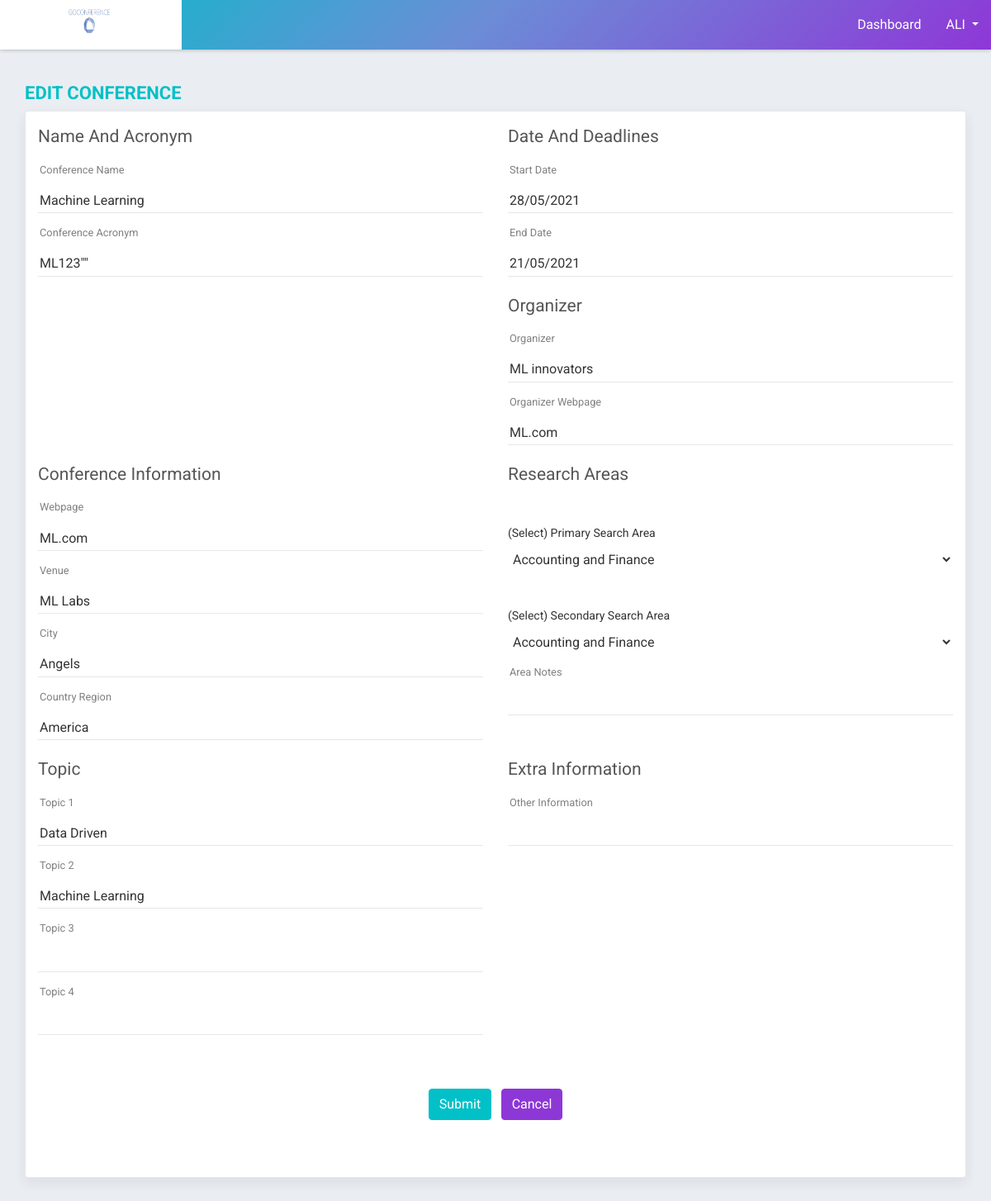
The page /edit-conference/2 (signed in) on the database its author committed.
### CMSBEFORE/models.py (models this page shows, shortened)
class User(AbstractBaseUser, PermissionsMixin):
    email = models.EmailField(_('email address'), unique=True)
    username = models.CharField(max_length=150, unique=True)
    first_name = models.CharField(max_length=150, blank=True)
    last_name = models.CharField(max_length=150, blank=True)
    organization = models.CharField(max_length=150, blank=True)
    country = models.CharField(max_length=150, blank=True)
    Region = models.CharField(max_length=150, blank=True)
    webpage = models.CharField(max_length=150, blank=True)
    Role = models.CharField(max_length=150, blank=True)
    Topic = models.CharField(max_length=150, blank=True)
    is_staff = models.BooleanField(default=False)
    is_active = models.BooleanField(default=True)
    objects = CustomAccountManager()
    USERNAME_FIELD = 'email'
    REQUIRED_FIELDS = ['username', 'first_name']

### afterlogin/models.py (models this page shows, shortened)
class ConferenceData(models.Model):
    email = models.EmailField(blank=True)
    conference_name = models.CharField(max_length=500, unique=True)
    conference_acronym = models.CharField(max_length=500, unique=True)
    conference_start_date = models.DateField()
    conference_end_date = models.DateField()
    organizer = models.CharField(max_length=500)
    organizer_webpage = models.CharField(max_length=500)
    webpage = models.CharField(max_length=500)
    venue = models.CharField(max_length=500)
    city = models.CharField(max_length=500)
    country_region = models.CharField(max_length=500)
    primary_area = models.CharField(max_length=500)
    secondary_area = models.CharField(max_length=500)
    area_notes = models.CharField(max_length=500)
    topic_1 = models.CharField(max_length=500)
    topic_2 = models.CharField(max_length=500)
    topic_3 = models.CharField(max_length=500)
    topic_4 = models.CharField(max_length=500)
    extra_information = models.CharField(max_length=500)
    assigned_paper = models.CharField(max_length=500, blank=True)

### afterlogin/views.py (the view, shortened to what this page needs)
# urls.py: path('edit-conference/<int:id>', views.EditConference, name='editconference'),
def EditConference(request, id):
    if request.user.is_authenticated:
        U = request.user.username
        try:
            papers = ConferenceData.objects.get(id=id)
        except:
            papers = ConferenceData.objects.get(conference_name=id)
        start = papers.conference_start_date
        end = papers.conference_end_date
        start = start.strftime('%d/%m/%Y')
        end = end.strftime('%d/%m/%Y')
        data = {'papers': papers, 'start': start, 'end': end,'U':U}
        return render(request,'editconference.html', data)
    messages.error(request, 'You Need To login First')
    return redirect('home')

### afterlogin/templates/editconference.html (shortened to what this page needs)
{% extends 'base.html' %}
{% block content %}
        <div class="page-wrapper">
            <div id="ALLFORM" class="content container-fluid">
                <div class="page-header">
					<div class="row">
						<div class="col-lg-7 col-md-12 col-sm-12 col-12">
							<h5 class="text-uppercase">Edit Conference</h5>
						</div>
					</div>
				</div>
				<div class="page-content">
					<div class="row">
						<div class="col-lg-12 col-md-12 col-sm-12 col-12">
							<div class="card">
								<form method="POST">
								<div class="card-body">
									<div class="row">
										<div class="col-lg-6 col-md-6 col-sm-6 col-12">
											<div class="Page-title">Name and Acronym</div>
												<div class="form-group custom-mt-form-group">
													<input name="conference_name" value="{{papers.conference_name}}" type="text" required />
													<label  class="control-label">Conference Name</label><i class="bar"></i>
												</div>
												<div class="form-group custom-mt-form-group">
													<input name="conference_acronym" value={{papers.conference_acronym}}"" type="text" required />
													<label class="control-label">Conference Acronym</label><i class="bar"></i>
												</div>
										</div>
										<div class="col-lg-6 col-md-6 col-sm-6 col-12">
											<div class="Page-title">Date and Deadlines</div>
												<div class="form-group custom-mt-form-group">
													<input name="conference_start_date" placeholder="dd/mm/yyyy" value="{{start}}" type="text">
													<label class="control-label">Start Date</label><i class="bar"></i>
												</div>
												<div class="form-group custom-mt-form-group">
													<input value="{{end}}" name="conference_end_date" placeholder="dd/mm/yyyy" type="text">
													<label class="control-label">End Date</label><i class="bar"></i>
												</div>
											<div class="Page-title">Organizer</div>
												<div class="form-group custom-mt-form-group">
													<input name="organizer" value="{{papers.organizer}}" type="text" required>
													<label class="control-label">Organizer</label><i class="bar"></i>
												</div>
												<div class="form-group custom-mt-form-group">
													<input name="organizer_webpage" value="{{papers.organizer_webpage}}" type="text" required>
													<label class="control-label">Organizer Webpage</label><i class="bar"></i>
												</div>
										</div>
										<div class="col-lg-6 col-md-6 col-sm-6 col-12">
											<div class="Page-title">Conference Information</div>
												<div class="form-group custom-mt-form-group">
													<input name="webpage" value="{{papers.webpage}}" type="text" required/>
													<label class="control-label">Webpage</label><i class="bar"></i>
												</div>
												<div class="form-group custom-mt-form-group">
													<input name="venue" value="{{papers.venue}}" type="text" required />
													<label class="control-label">Venue</label><i class="bar"></i>
												</div>
												<div class="form-group custom-mt-form-group">
													<input name="city" value="{{papers.city}}" type="text" required />
													<label class="control-label">City</label><i class="bar"></i>
												</div>
												<div class="form-group custom-mt-form-group">
													<input name="country_region" value="{{papers.country_region}}" type="text" required />
													<label class="control-label">Country Region</label><i class="bar"></i>
												</div>
										</div>
										<div class="col-lg-6 col-md-6 col-sm-6 col-12">
											<div class="Page-title">Research Areas</div>
												<div class="form-group custom-mt-form-group">
												<label>(Select) Primary Search Area</label>
												<select name="primary_area" required >
													<option value="Accounting and Finance">Accounting and Finance</option>
												</select>
												</div>
												<div class="form-group custom-mt-form-group">
												<label>(Select) Secondary Search Area</label>
												<select name="secondary_area" required >
													<option value="Accounting and Finance">Accounting and Finance</option>
												</select>
												</div>
												<div class="form-group custom-mt-form-group">
													<input name="area_notes" value="{{papers.area_notes}}" type="text" />
													<label class="control-label">Area Notes</label><i class="bar"></i>
												</div>
										</div>
										<div class="col-lg-6 col-md-6 col-sm-6 col-12">
											<div class="Page-title">Topic</div>
												<div class="form-group custom-mt-form-group">
													<input name="topic_1" value="{{papers.topic_1}}" type="text" required />
													<label class="control-label">Topic 1</label><i class="bar"></i>
												</div>
												<div class="form-group custom-mt-form-group">
													<input name="topic_2" value="{{papers.topic_2}}" type="text"  />
													<label class="control-label">Topic 2</label><i class="bar"></i>
												</div>
												<div class="form-group custom-mt-form-group">
													<input name="topic_3" value="{{papers.topic_3}}" type="text"  />
													<label class="control-label">Topic 3</label><i class="bar"></i>
												</div>
												<div  class="form-group custom-mt-form-group">
													<input name="topic_4" value="{{papers.topic_4}}" type="text"  />
													<label class="control-label">Topic 4</label><i class="bar"></i>
												</div>
										</div>
										<div class="col-lg-6 col-md-6 col-sm-6 col-12">
											<div class="Page-title">Extra Information</div>
												<div class="form-group custom-mt-form-group">
													<input name="extra_information" value="{{papers.extra_information}}" type="text" />
													<label class="control-label">Other Information</label><i class="bar"></i>
												</div>
										</div>
										<div class="col-lg-12 col-md-12 col-sm-12 col-12">
												<div class="form-group text-center custom-mt-form-group">
													<button class="btn btn-primary mr-2" type="submit">Submit</button>
													<a href="/my-conference">
													<button class="btn btn-secondary">Cancel</button>
												</a>
												</div>
										</div>
									</div>
								</div>
								</form>
							</div>
						</div>
					</div>
				</div>
            </div>
        </div>
{% endblock %}

### afterlogin/templates/base.html (shortened to what this page needs)
{% load static %}
<html>
<head>
    <link rel="stylesheet" type="text/css" href="{% static 'assets/css/bootstrap.min.css' %}">
    <link rel="stylesheet" type="text/css" href="{% static 'assets/css/font-awesome.min.css' %}">
    <link rel="stylesheet" type="text/css" href="{% static 'assets/css/select2.min.css' %}">
    <link rel="stylesheet" type="text/css" href="{% static 'assets/css/bootstrap-datetimepicker.min.css' %}">
    <link rel="stylesheet" type="text/css" href="{% static 'assets/css/style.css' %}">
    <link rel="stylesheet" type="text/css" href="{% static 'assets/css/dataTables.bootstrap4.min.css' %}">
</head>
<body>
       <div class="main-wrapper">
        <div class="header">
            <div class="header-left">
                <a href="#" class="logo">
                    <img src="{% static 'logo.png' %}" width="60" height="60" alt="">
                </a>
            </div>
            <div class="page-title-box float-left">
            </div>
            <ul class="nav user-menu float-right">
                <li class="nav-item ">
                    <a href="/" class="nav-link">Dashboard</a>
                </li>
                <li class="nav-item dropdown has-arrow">
                    <a href="#" class="dropdown-toggle nav-link user-link" data-toggle="dropdown">
                        <span>{{U}}</span>
                    </a>
                </li>
            </ul>
        </div>
        {% block content %}{% endblock %}
</body>
</html>

### afterlogin/templates/editconference.html (style rules this page uses)
.page-wrapper { overflow-y: scroll; }

### rows shown on the page
User: username "ALI"
ConferenceData: conference_name "Machine Learning", conference_acronym "ML123\"\"", organizer "ML innovators", organizer_webpage "ML.com", webpage "ML.com", venue "ML Labs", city "Angels", country_region "America", topic_1 "Data Driven", topic_2 "Machine Learning"
